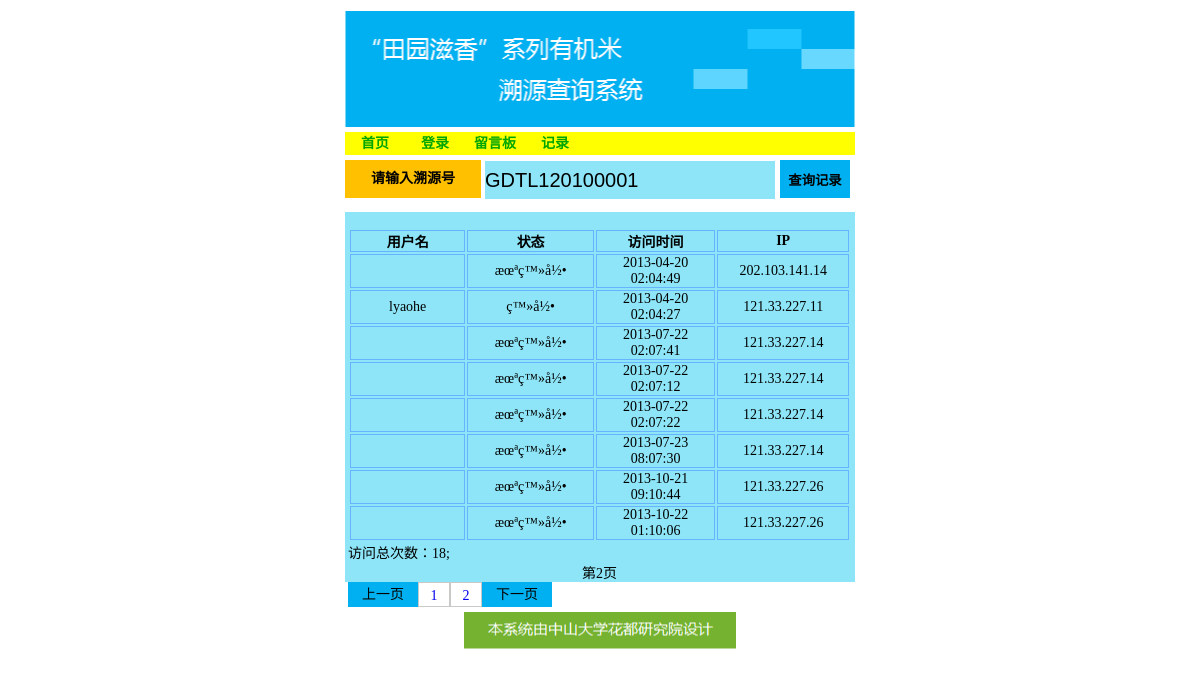
The page /bg_detilrecord.php?page=10&product_number=GDTL120100001 on the database its author committed.
### tables this page shows
CREATE TABLE `record` (
  `id` int(100) NOT NULL auto_increment,
  `state` varchar(30) NOT NULL,
  `product_number` varchar(100) NOT NULL,
  `date` varchar(30) NOT NULL,
  `name` varchar(150) default NULL,
  `ip` varchar(30) NOT NULL,
  PRIMARY KEY  (`id`)
);

### bg_detilrecord.php (the view, shortened to what this page needs)
<!DOCTYPE html>
<html>
<head>
	<link href="css/bg_detilrecord.css" type="text/css" rel="stylesheet" />
</head>
<body>
	<div id="all">
		<div id="head"><a href="index.php">"田园滋香"系列有机米溯源查询系统</a></div>
		<div id="menu">
			<ul>
				<li><a href="index.php"><b>首页</b></a></li>
				<li><a href="in.php"><b>登录</b></a></li>
				<li><a href="message_board.php?page=0"><b>留言板</b></a></li>
				<li><a href='bg_viewrecord.php?page=0'><b>记录</b></a></li>
			</ul>
		</div>
		<?php
				if(!empty($_GET['product_number'])){
				$check_num=$_GET['product_number'];
				$b=1;
				}else{
					$check_num="";
					$b=0;
				}
		?>
		<div id="check">
			<form action="bg_detilrecord.php" method="get" >
				<span id="check_title">请输入溯源号</span>
				<input id="text" type="text" name="product_number" value="<?php if($b) echo $check_num;?>"/>
				<input id="submit" type="submit" name="submit" value="查询记录" />
			</form>
		</div>
		<div id="info">
			<div id="p">
				<br/>
				<?php
							$num=0;
							$page = $_GET['page'];
							$check_num = $_GET['product_number'];
							$pages=0;
							$sql="select * from record where product_number='$check_num'";
							$result = mysql_query($sql);
							while($rs =mysql_fetch_array($result)){
								$num=$num+1;
								global $pages;
								$pages = $pages+1;
							}
							$pages = ($pages-1)/10+1;
							$pages = floor($pages);
							$frontpage = $page-10;
							$nextpage = $page+10;
							if($nextpage>=$pages*10){
								$nextpage=($pages-1)*10;
							}
							$sql="select * from record where product_number='$check_num' limit $page,10";
							$result2 = mysql_query($sql);
							echo "<table>";
							echo "<tr>";
							echo "<td id='td_1'><b>用户名</b></td>";
							echo "<td id='td_2'><b>状态</b></td>";
							echo "<td id='td_3'><b>访问时间</b></td>";
							echo "<td id='td_3'><b>IP</b></td>";
							echo "</tr>";
							while($rss =mysql_fetch_array($result2))
								{
								echo "<tr>";
								echo "<td id='td_1'>$rss[4]</td>";
								echo "<td id='td_2'>$rss[1]</td>";
								echo "<td id='td_3'>$rss[3]</td>";
								echo "<td id='td_3'>$rss[5]</td>";
								echo "</tr>";
								}
							echo "</table>";
							echo "访问总次数：$num;";
				?>
				<br/>
				<div align="center">第<?php echo "".($page/10+1);?>页</div>
				<div class="p_1"><a href="bg_detilrecord.php?page=<?php echo $frontpage?>&product_number=<?php echo $check_num?>">上一页</a></div>
					<?php
						$i=1;
						for(;$i<=$pages;$i++){
						$s=($i-1)*10;
						echo "<div class='p_2'><a>";
						echo "<a href='bg_detilrecord.php?page=$s&product_number=$check_num'>$i</a>";
						echo "</a></div>";
						}
					?>
				<div class="p_1"><a href="bg_detilrecord.php?page=<?php echo $nextpage?>&product_number=<?php echo $check_num?>">下一页</a></div>
			</div>
		</div>
		<div id="footer">
		</div>
	</div>
</body>
</html>

### css/bg_detilrecord.css (style rules this page uses)
html { height:100%;border:none; }
body { border:none; padding:0; margin:0; font-size:15px;font-family:΢���ź�; }
div,ul,li,img { padding:0; margin:0; border:none; }
ul { list-style-type:none; }
* { margin:0px; padding:0px; }
#all { width:510px; margin:0 auto; min-height:200px; font-size:14px; font-family:����; }
#head { width:510px; height:117px; background:url("../images/head.png") no-repeat center center; margin-top:10px; }
#head a { width:510px; height:117px; display:block; text-indent:-3000px; }
#menu { margin:5px auto; width:510px; height:23px; background:#ff0; line-height:23px; }
#menu a { color:#00A600; display:block; width:60px; text-decoration:none; text-align:center; }
#menu li { float:left; width:60px; list-style-type:none; }
#info { width:510px; margin-top:14px; background:#8DE5F7; }
#check { width:510px; height:38px; }
#text { border:0px; width:290px; height:38px; background:#8DE5F7; font-size:20px; margin-left:4px; margin-top:1px; line-height:38px; }
#check_title { display:block; width:136px; height:38px; background:#FFC000; font-weight:700; line-height:38px; text-align:center; }
#check_title,#text { float:left; }
#submit { width:70px; height:38px; margin-left:5px; background:#00B0F0; border:0px; font-weight:700; }
#p { width:503px; min-height:10px; margin:0px 3px 0px 3px; }
#p td { width:150px; text-align:center; border:1px solid #66B3FF; }
.p_1 { width:70px; height:25px; line-height:25px; text-align:center; background:#00B0F0; float:left; }
.p_1 a:link,a:visited { color:#000; text-decoration:none; }
.p_2 { width:30px; height:23px; line-height:25px; text-align:center; background:#fff; border:1px solid #c9c9c8; float:left; }
.p_2 a:link,a:visited { text-decoration:none; }
#footer { margin:0 auto; margin-top:30px; width:273px; height:37px; background:url("../images/footer.png") no-repeat center center; text-indent:-3000px; }

### rows shown on the page
record: state "æœªç™»å½•", date "2013-04-20 02:04:49", ip "202.103.141.14"
record: name "lyaohe", state "ç™»å½•", date "2013-04-20 02:04:27", ip "121.33.227.11"
record: state "æœªç™»å½•", date "2013-07-22 02:07:41", ip "121.33.227.14"
record: state "æœªç™»å½•", date "2013-07-22 02:07:12", ip "121.33.227.14"
record: state "æœªç™»å½•", date "2013-07-22 02:07:22", ip "121.33.227.14"
record: state "æœªç™»å½•", date "2013-07-23 08:07:30", ip "121.33.227.14"
record: state "æœªç™»å½•", date "2013-10-21 09:10:44", ip "121.33.227.26"
record: state "æœªç™»å½•", date "2013-10-22 01:10:06", ip "121.33.227.26"

### other values the page prints
$num "18"
$page/10+1 "2"
